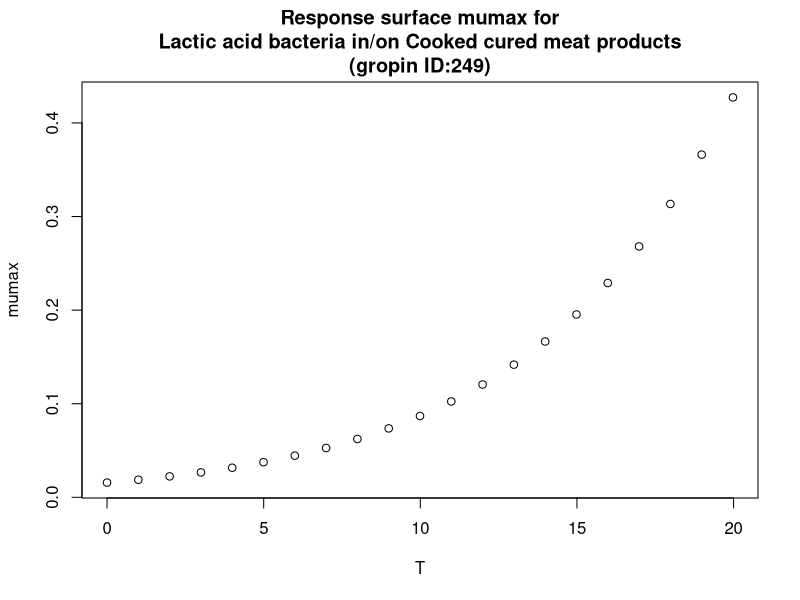

This figure's R source:
#############################
# start of Parameter script
#############################
T <- seq(0,19.98001998002,length.out=21)
#############################
# end of Parameter script
#############################
############################# 
# start of Model script Gropin ID 249 
#############################
 
# constant coefficients for this model
a <- 46.6162
Ea <- 109.911
R <- 8.3140000000000002E-3
 
variables <- data.frame(T)
argumentsPar <- expand.grid(variables)
 
# heart of the model
response_surface <- function(T) {
   mumax <-2.302585*exp(a-(Ea/R)*(1/(T+273)))/24

return(mumax=mumax)
} 

# output parameters
responseSurface <- cbind(argumentsPar,response_surface(argumentsPar['T']))
colnames(responseSurface) <- c(colnames(argumentsPar),'mumax')
#############################
# End of Model script
#############################
############################# 
# start of Visualisation script Gropin ID 249 
#############################
plot(T,responseSurface$'mumax',xlab='T',
                          ylab='mumax',main='Response surface mumax for
Lactic acid bacteria in/on Cooked cured meat products
(gropin ID:249)')
#############################
# End of Visualisation script
#############################
